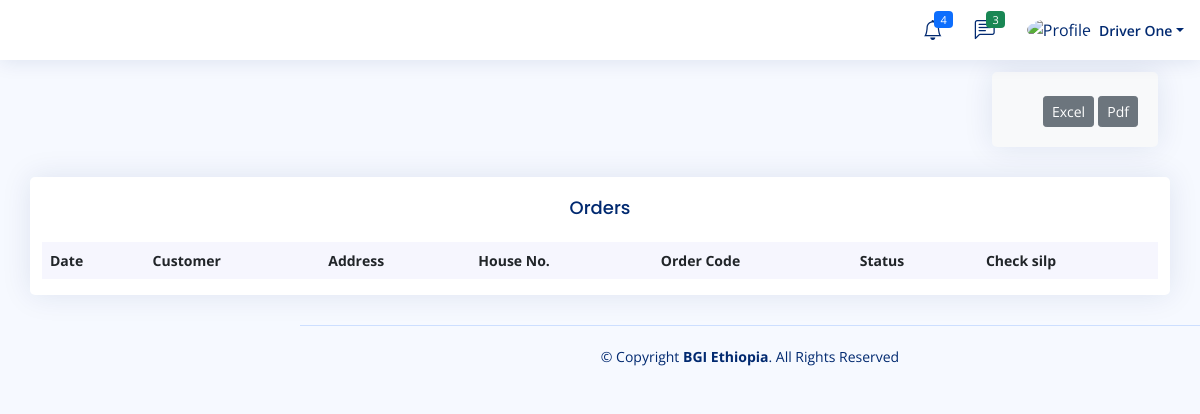
Page /Agent/draiver_page (signed in) on the earlier database version.
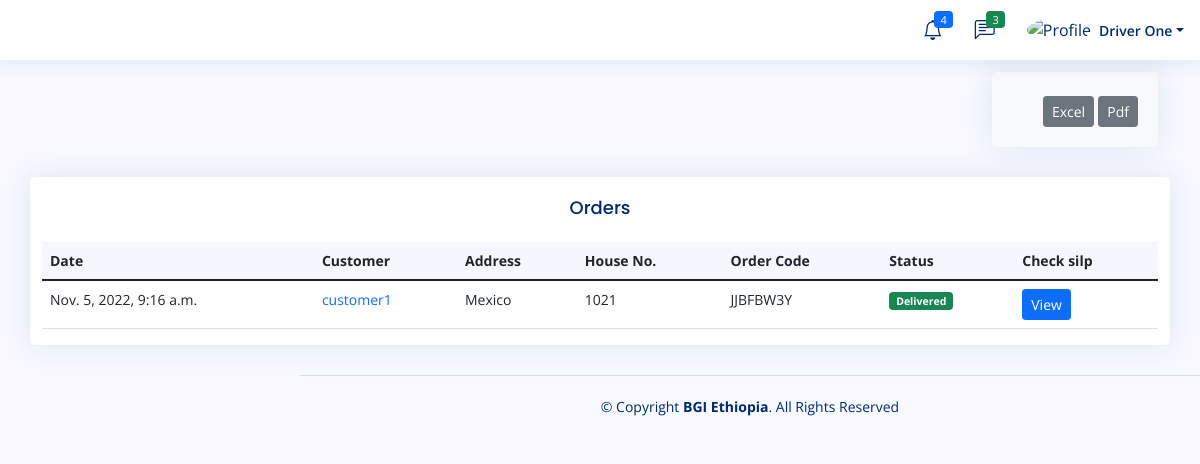
Same page on the later database version.
### Customer/models.py (models this page shows, shortened)
class Customer_order(models.Model):
  STATUS = (
      ('Pending', 'Pending'),
      ('Not Recived', 'Not Recived'),
      ('Delivered', 'Delivered'),
      )
  Driver_choice = (
      ('Assigned', 'Assigned'),
      ('Not Assigned', 'Not Assigned'),
      )
  Customer = models.ForeignKey(Customer, on_delete=models.SET_NULL, null=True)
  date_created = models.DateTimeField(auto_now_add=True, null=True, blank=True)
  driver_status = models.CharField(max_length=200, null=True, choices=Driver_choice,default='Not Assigned')
  driver=models.ForeignKey(Driver, on_delete=models.SET_NULL, null=True,blank=True )
  status = models.CharField(max_length=200, null=True, choices=STATUS, default='Pending')

class Customer_Transaction(models.Model):
  Paid_status = (
      ('Paid', 'Paid'),
      ('Not Paid', 'Not Paid'),
      )
  Customer_order_id=models.OneToOneField(Customer_order, on_delete=models.CASCADE,null=True)
  date_created = models.DateTimeField(auto_now_add=True, null=True, blank=True)
  Total_Amount = models.FloatField(default=0.0,null=True,blank=True)
  Paid_status = models.CharField(max_length=200, null=True, choices=Paid_status)
  TransactionCode = models.CharField(max_length=200,null=True)
  MarchentId = models.CharField(max_length=200, null=True, )

### Agent/models.py (models this page shows)
class Customer(models.Model):
    user = models.OneToOneField(User, null=True, on_delete=models.CASCADE)
    Agent = models.ForeignKey(Agent, null=True, on_delete=models.CASCADE)
    Compan_name = models.CharField(max_length=200, null=True)
    phone1 = models.CharField(max_length=200, null=True)
    phone2 = models.CharField(max_length=200, null=True)
    Address = models.CharField(max_length=200, null=True)
    House_No = models.CharField(max_length=200, null=True)
    profile_pic = models.ImageField(
        null=True, blank=True, upload_to='Profile/')
    TIN_NO = models.CharField(max_length=500, null=True)
    License = models.FileField(null=True, blank=True, upload_to='License')
    Marchent_id = models.CharField(max_length=200, null=True, blank=True)
    date_created = models.DateTimeField(auto_now_add=True, null=True)
    def __str__(self):
        return str(self.user)

### Agent/views.py (the view)
# urls.py: path('draiver_page', views.draiver_page, name="draiver_page"),
def draiver_page(request):
    user = User.objects.get(id=request.user.id)
    print(user)
    driver = Driver.objects.get(user=user)
    print(driver.phone1)
    agent_id = driver.Agent.id
    agent = Agent.objects.get(id=agent_id)
    all_customer = Customer.objects.filter(Agent=agent)
    all_order = []
    all_orders = []
    all_transaction = []
    for cust in all_customer:
        try:
            if Customer_order.objects.get(Customer=cust):
                all_order.append(Customer_order.objects.get(
                    Customer=cust, driver=driver))
        except Exception as e:
            continue
    for order in all_order:
        try:
            if Customer_Transaction.objects.get(Customer_order_id=order.id):
                all_orders.append(
                    Customer_order.objects.get(id=order.id))
                all_transaction.append(
                    Customer_Transaction.objects.get(Customer_order_id=order.id))
        except Exception as e:
            continue
    data = zip(all_orders, all_transaction)
    context = {
        'data': data,
    }
    return render(request, 'Agent/driver.html',context)

### Templates/Agent/driver.html (shortened to what the changed rows need)
{% load static %}
<!DOCTYPE html>
<html lang="en">
<head>
    <link href="{% static 'assets/vendor/bootstrap/css/bootstrap.min.css' %}" rel="stylesheet">
    <link href="{% static 'assets/vendor/bootstrap-icons/bootstrap-icons.css' %}" rel="stylesheet">
    <link href="{% static 'assets/vendor/boxicons/css/boxicons.min.css' %}" rel="stylesheet">
    <link href="{% static 'assets/vendor/quill/quill.snow.css' %}" rel="stylesheet">
    <link href="{% static 'assets/vendor/quill/quill.bubble.css' %}" rel="stylesheet">
    <link href="{% static 'assets/vendor/remixicon/remixicon.css' %}" rel="stylesheet">
    <link href="{% static 'assets/vendor/simple-datatables/style.css' %}" rel="stylesheet">
    <link href="{% static 'assets/css/style.css' %}" rel="stylesheet">
<body>
{% block content%}
    <main class="mt-5 pt-4">
        <div class="container">
            <section class="section dashboard">
                <div class="row">
                    <div class="col-lg-12">
                        <div class="row">
                            <div class="card recent-sales overflow-auto ">
                               <table id="transaction_table" class="table data-border datatable">
                    <thead>
                      <tr>
                        <th scope="col">Date</th>
                        <th scope="col">Customer</th>
                        <th scope="col">Address</th>
                        <th scope="col">House No.</th>
                        <th scope="col">Order Code</th>
                        <th scope="col">Status</th>
                        <th scope="col">Check silp</th>
                      </tr>
                    </thead>
                    <tbody>
                      {%for row1 , row2 in data %}
                      <tr>
                        <td>{{row1.date_created}}</td>
                        <td class="text-primary">{{row1.Customer}}</td>
                        <td>{{row1.Customer.Address}}</a></td>
                        <td>{{row1.Customer.House_No}}</td>
                        <td>{{row2.TransactionCode}}</td>
                        {% if row1.status == 'Delivered' %}
                        <td><span class="badge bg-success">Delivered</span></td>
                        {% endif %}
                        <td><a href="{% url 'cusomer_order_ditel_driver' row2.id %}" class="btn btn-sm btn-primary">View</a>
                        </td>
                      </tr>
                      {% endfor %}
                    </tbody>
                  </table>
                            </div>
                        </div>
                    </div>
                </div>
        </div>
    </main>
{% endblock %}
</body>
</html>

Differences in the rows shown:
added Customer_order: date_created "Nov. 5, 2022, 9:16 a.m.", Customer "customer1", Customer.Address "Mexico", Customer.House_No "1021", TransactionCode "JJBFBW3Y", status "Delivered"
